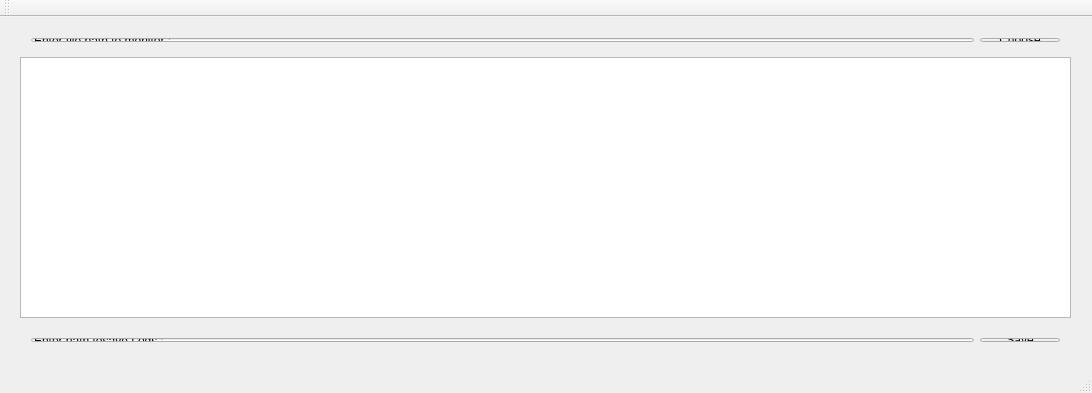
<?xml version="1.0" encoding="UTF-8"?>
<ui version="4.0">
 <class>QtWidgetsFile_ExplorerClass</class>
 <widget class="QMainWindow" name="QtWidgetsFile_ExplorerClass">
  <property name="geometry">
   <rect>
    <x>0</x>
    <y>0</y>
    <width>1092</width>
    <height>393</height>
   </rect>
  </property>
  <property name="cursor">
   <cursorShape>CrossCursor</cursorShape>
  </property>
  <property name="windowTitle">
   <string>QFile_Explorer_Test</string>
  </property>
  <property name="documentMode">
   <bool>false</bool>
  </property>
  <widget class="QWidget" name="centralWidget">
   <widget class="QWidget" name="layoutWidget">
    <property name="geometry">
     <rect>
      <x>20</x>
      <y>10</y>
      <width>1051</width>
      <height>26</height>
     </rect>
    </property>
    <layout class="QHBoxLayout" name="horizontalLayout">
     <item>
      <widget class="QLineEdit" name="Input_Wnd">
       <property name="text">
        <string>Enter file path to monitor :  </string>
       </property>
       <property name="readOnly">
        <bool>true</bool>
       </property>
      </widget>
     </item>
     <item>
      <widget class="QPushButton" name="Action_Btn">
       <property name="text">
        <string>Choose</string>
       </property>
      </widget>
     </item>
    </layout>
   </widget>
   <widget class="QWidget" name="layoutWidget_2">
    <property name="geometry">
     <rect>
      <x>20</x>
      <y>310</y>
      <width>1051</width>
      <height>26</height>
     </rect>
    </property>
    <layout class="QHBoxLayout" name="horizontalLayout_2">
     <item>
      <widget class="QLineEdit" name="Input_Wnd_2">
       <property name="text">
        <string>Enter path tosave Logs :</string>
       </property>
       <property name="readOnly">
        <bool>true</bool>
       </property>
      </widget>
     </item>
     <item>
      <widget class="QPushButton" name="Action_Btn_2">
       <property name="text">
        <string>Save</string>
       </property>
      </widget>
     </item>
    </layout>
   </widget>
   <widget class="QTextEdit" name="Output_Wnd">
    <property name="geometry">
     <rect>
      <x>20</x>
      <y>40</y>
      <width>1051</width>
      <height>261</height>
     </rect>
    </property>
   </widget>
  </widget>
  <widget class="QMenuBar" name="menuBar">
   <property name="geometry">
    <rect>
     <x>0</x>
     <y>0</y>
     <width>1092</width>
     <height>22</height>
    </rect>
   </property>
  </widget>
  <widget class="QToolBar" name="mainToolBar">
   <attribute name="toolBarArea">
    <enum>TopToolBarArea</enum>
   </attribute>
   <attribute name="toolBarBreak">
    <bool>false</bool>
   </attribute>
  </widget>
  <widget class="QStatusBar" name="statusBar"/>
 </widget>
 <layoutdefault spacing="6" margin="11"/>
 <resources>
  <include location="QtWidgetsFile_Explorer.qrc"/>
 </resources>
 <connections>
  <connection>
   <sender>Action_Btn</sender>
   <signal>clicked(bool)</signal>
   <receiver>Action_Btn</receiver>
   <slot>setChecked(bool)</slot>
   <hints>
    <hint type="sourcelabel">
     <x>1069</x>
     <y>68</y>
    </hint>
    <hint type="destinationlabel">
     <x>1069</x>
     <y>68</y>
    </hint>
   </hints>
  </connection>
  <connection>
   <sender>Input_Wnd</sender>
   <signal>textEdited(QString)</signal>
   <receiver>Input_Wnd</receiver>
   <slot>setText(QString)</slot>
   <hints>
    <hint type="sourcelabel">
     <x>250</x>
     <y>58</y>
    </hint>
    <hint type="destinationlabel">
     <x>250</x>
     <y>58</y>
    </hint>
   </hints>
  </connection>
  <connection>
   <sender>Input_Wnd_2</sender>
   <signal>textEdited(QString)</signal>
   <receiver>Input_Wnd_2</receiver>
   <slot>setText(QString)</slot>
   <hints>
    <hint type="sourcelabel">
     <x>65</x>
     <y>359</y>
    </hint>
    <hint type="destinationlabel">
     <x>66</x>
     <y>359</y>
    </hint>
   </hints>
  </connection>
  <connection>
   <sender>Action_Btn_2</sender>
   <signal>clicked(bool)</signal>
   <receiver>Action_Btn_2</receiver>
   <slot>setChecked(bool)</slot>
   <hints>
    <hint type="sourcelabel">
     <x>1038</x>
     <y>360</y>
    </hint>
    <hint type="destinationlabel">
     <x>1042</x>
     <y>359</y>
    </hint>
   </hints>
  </connection>
 </connections>
</ui>
